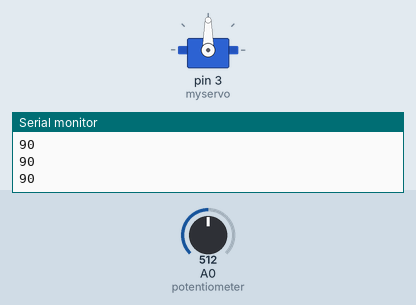
Bench run of a sketch on a simulated Arduino Uno, built with avr-gcc and run on an emulated ATmega328P. Parts: servo, the last lines printed to the serial monitor. Inputs (shaded band) come from the test bench; at power-on: A0 (potentiometer) = 512.

Above: at 1.2 s.
1.3 s: A0 (potentiometer) set to 716
At 2.5 s:
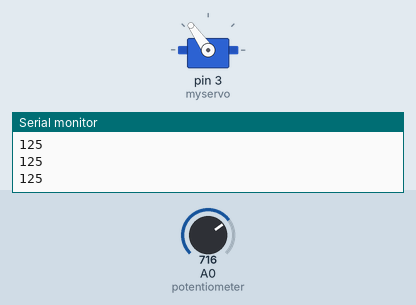
2.8 s: A0 (potentiometer) set to 900
At 4.0 s:
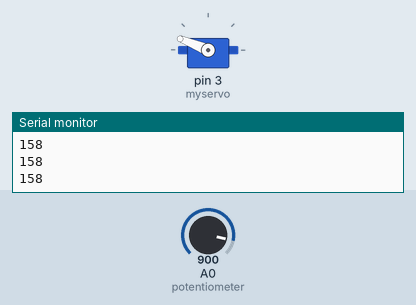
4.3 s: A0 (potentiometer) set to 1023
At 5.1 s:
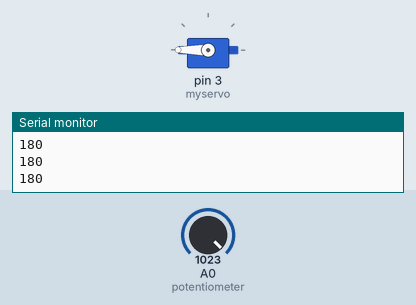
5.8 s: A0 (potentiometer) set to 306
At 6.1 s:
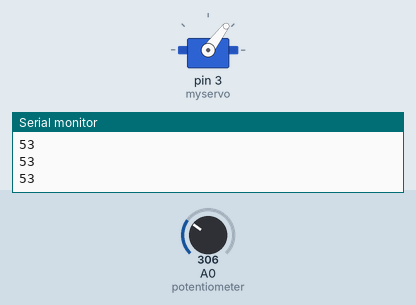
7.3 s: A0 (potentiometer) set to 122
At 8.5 s:
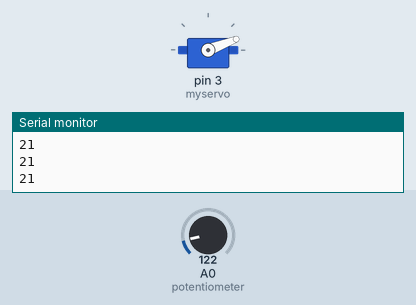
8.8 s: A0 (potentiometer) set to 0
At 9.9 s:
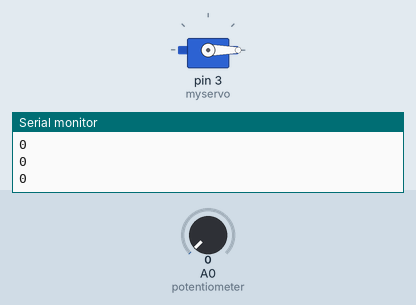
Timing chart, 0 to 11.3 s (numbered marks = the images above; inputs shaded):
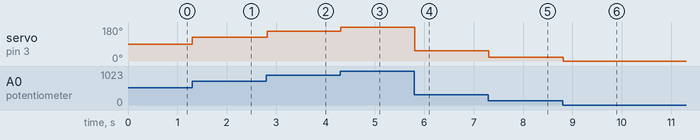

The sketch:

servoKnob.ino
```cpp
/*
 Controlling a servo position using a potentiometer (variable resistor)
 by Michal Rinott <http://people.interaction-ivrea.it/m.rinott>

 modified on 8 Nov 2013
 by Scott Fitzgerald
 http://www.arduino.cc/en/Tutorial/Knob
*/

#include <Servo.h>

Servo myservo;  // create servo object to control a servo

int val;    // variable to read the value from the analog pin

void setup() {
  Serial.begin(9600);
  myservo.attach(3);  // attaches the servo on pin 9 to the servo object
}

void loop() {
  val = analogRead(A0);            // reads the value of the potentiometer (value between 0 and 1023)
  val = map(val, 0, 1023, 0, 180);
  Serial.println(val);
  // scale it to use it with the servo (value between 0 and 180)
  myservo.write(val);                  // sets the servo position according to the scaled value
  delay(15);                           // waits for the servo to get there
}
```

Measured:
- after the input at 1.3 s, servo on pin 3 (myservo): 90° → 125° at once
- after the input at 2.8 s, servo on pin 3 (myservo): 125° → 158° at once
- after the input at 4.3 s, servo on pin 3 (myservo): 158° → 180° at once
- after the input at 5.8 s, servo on pin 3 (myservo): 180° → 53° at once
- after the input at 7.3 s, servo on pin 3 (myservo): 53° → 21° at once
- after the input at 8.8 s, servo on pin 3 (myservo): 21° → 0° at once
